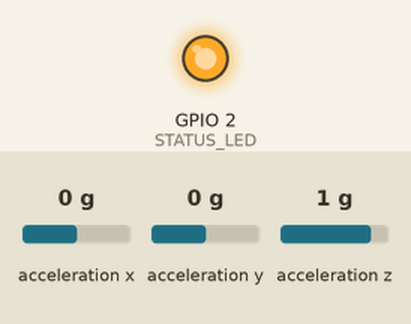
The sketch below on a simulated ESP32. Parts: output pins drawn as LEDs (lit = HIGH). Wiring (inferred from the names in the program): MPU-6050 motion sensor at I2C address 0x68. The test bench sets the inputs (shaded band); at power-on: acceleration x 0 g, acceleration y 0 g, acceleration z 1 g.

Above: at 0.2 s.
Timing chart, 0 to 1.7 s (numbered marks = the images above):
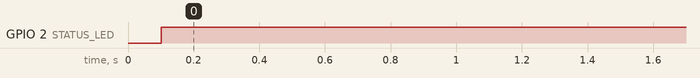

Measured:
- by itself, GPIO 2 (STATUS_LED): LOW → HIGH at 0.10 s

The sketch:

controle_mao_devkit.ino
```cpp
/*
 * OCTABOT ESP-NOW - CONTROLE DA MAO (dirige o carrinho pela inclinacao)
 * Placa: ESP32 DevKit v1.  Giroscopio: MPU6050.  LED vermelho 2 pinos (status).
 *
 * Inclinar a mao dirige o carrinho:
 *   - inclinar p/ FRENTE  -> anda pra frente
 *   - inclinar p/ TRAS    -> re
 *   - inclinar p/ ESQUERDA-> gira esquerda (tank)
 *   - inclinar p/ DIREITA -> gira direita (tank)
 *   - mao NIVELADA        -> parado  (zona morta = dead-man natural)
 *   - quanto MAIS inclina, MAIS rapido (velocidade proporcional)
 * Envia pacote tipo 'M' (x=direcao, y=velocidade) por ESP-NOW pro carrinho.
 *
 * LED: PISCANDO = sem conexao ; ACESO = conectado.
 *
 * >>> cole em RECEIVER_MAC o MAC que o carrinho imprime no Serial <<<
 *
 * Ligacao: MPU6050 VCC->3V3, GND->GND, SDA->GPIO21, SCL->GPIO22
 *          LED: GPIO2 (onboard) ou externo -> resistor 220ohm -> LED(+) ; LED(-) -> GND
 */

#include <WiFi.h>
#include <esp_now.h>
#include <esp_wifi.h>
#include <Wire.h>

uint8_t RECEIVER_MAC[] = {0x00,0x00,0x00,0x00,0x00,0x00}; // <-- MAC do carrinho
#define WIFI_CANAL  1
#define SDA_PIN     21     // I2C padrao do ESP32 DevKit
#define SCL_PIN     22
#define STATUS_LED  2      // LED onboard (ou externo)
#define MPU_ADDR    0x68

const float DEADZONE = 12;  // graus: mao nivelada ate aqui = PARADO
const float MAXANG   = 45;  // graus p/ velocidade maxima
const bool  INV_PITCH = false; // troque se frente/tras vier invertido
const bool  INV_ROLL  = false; // troque se esquerda/direita vier invertido

typedef struct { uint8_t tipo; int16_t x; int16_t y; } Pacote;
Pacote pac;

volatile unsigned long ultimoOk=0;
void onSent(const uint8_t* mac, esp_now_send_status_t s){ if(s==ESP_NOW_SEND_SUCCESS) ultimoOk=millis(); }

void mpuEscreve(uint8_t r,uint8_t v){ Wire.beginTransmission(MPU_ADDR);Wire.write(r);Wire.write(v);Wire.endTransmission(true); }
bool mpuLerAccel(float&ax,float&ay,float&az){
  Wire.beginTransmission(MPU_ADDR); Wire.write(0x3B);
  if(Wire.endTransmission(false)!=0) return false;
  if(Wire.requestFrom(MPU_ADDR,6,true)!=6) return false;
  int16_t x=(Wire.read()<<8)|Wire.read(), y=(Wire.read()<<8)|Wire.read(), z=(Wire.read()<<8)|Wire.read();
  ax=x/16384.0; ay=y/16384.0; az=z/16384.0; return true;
}

void setup(){
  pinMode(STATUS_LED,OUTPUT);
  Wire.begin(SDA_PIN,SCL_PIN);
  mpuEscreve(0x6B,0); delay(100);

  WiFi.mode(WIFI_STA);
  esp_wifi_set_channel(WIFI_CANAL, WIFI_SECOND_CHAN_NONE);
  if(esp_now_init()!=ESP_OK){ while(true){digitalWrite(STATUS_LED,millis()%120<60);} }
  esp_now_register_send_cb(onSent);
  esp_now_peer_info_t peer={}; memcpy(peer.peer_addr,RECEIVER_MAC,6); peer.channel=WIFI_CANAL; peer.encrypt=false;
  esp_now_add_peer(&peer);
}

unsigned long ultimoEnvio=0, ultimoBlink=0; bool ledEst=false;
void loop(){
  if(millis()-ultimoEnvio>=50){
    ultimoEnvio=millis();
    float ax,ay,az;
    int dir=0, vel=0;
    if(mpuLerAccel(ax,ay,az)){
      float pitch=atan2(-ax,sqrt(ay*ay+az*az))*57.2958; if(INV_PITCH)pitch=-pitch;
      float roll =atan2(ay,az)*57.2958;                 if(INV_ROLL) roll =-roll;
      float ap=fabs(pitch), ar=fabs(roll);
      if(ap<DEADZONE && ar<DEADZONE){ dir=0; vel=0; }     // nivelada -> parado
      else if(ap>=ar){                                     // frente/tras domina
        dir = (pitch>0)?1:2;
        vel = map((long)constrain(ap,DEADZONE,MAXANG), (long)DEADZONE,(long)MAXANG, 0,100);
      } else {                                             // esquerda/direita domina
        dir = (roll>0)?4:3;                                // 4=D, 3=E
        vel = map((long)constrain(ar,DEADZONE,MAXANG), (long)DEADZONE,(long)MAXANG, 0,100);
      }
    }
    pac.tipo='M'; pac.x=dir; pac.y=constrain(vel,0,100);
    esp_now_send(RECEIVER_MAC,(uint8_t*)&pac,sizeof(pac));
  }
  if(millis()-ultimoOk<500) digitalWrite(STATUS_LED,HIGH);
  else if(millis()-ultimoBlink>200){ultimoBlink=millis();ledEst=!ledEst;digitalWrite(STATUS_LED,ledEst);}
}
```
